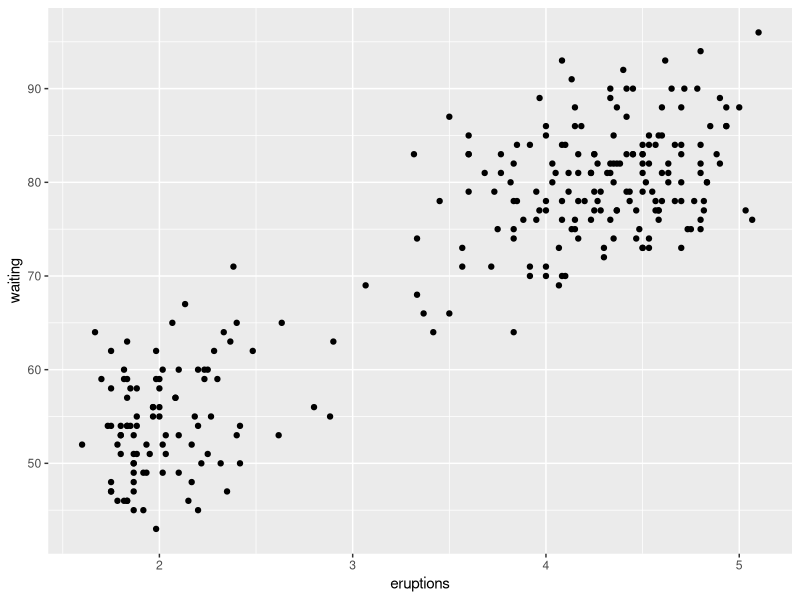

Write R code to recreate this figure.
# write your code below and then press the RUN CODE button
# for graphical output press the "Refresh Plot" link
 
library(tidyverse)
ggplot(data = faithful) + 
  geom_point(mapping = aes(x = eruptions, y = waiting))